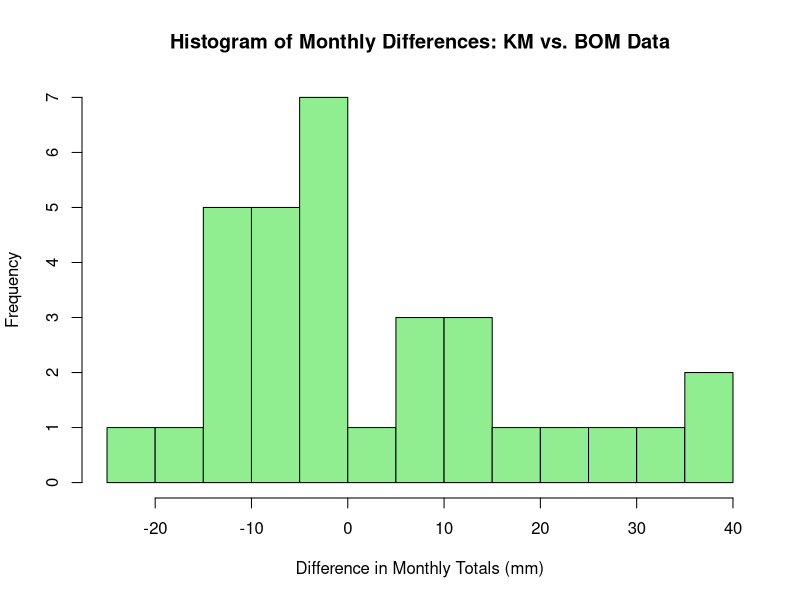
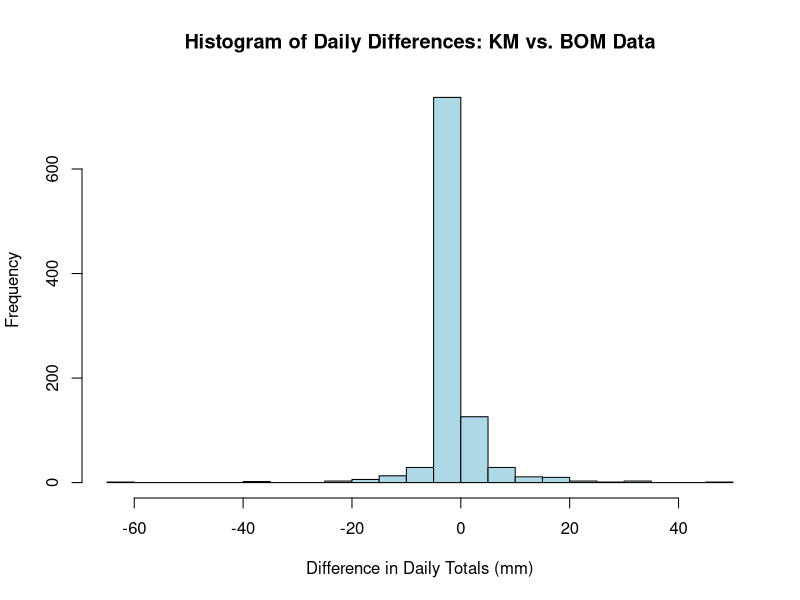
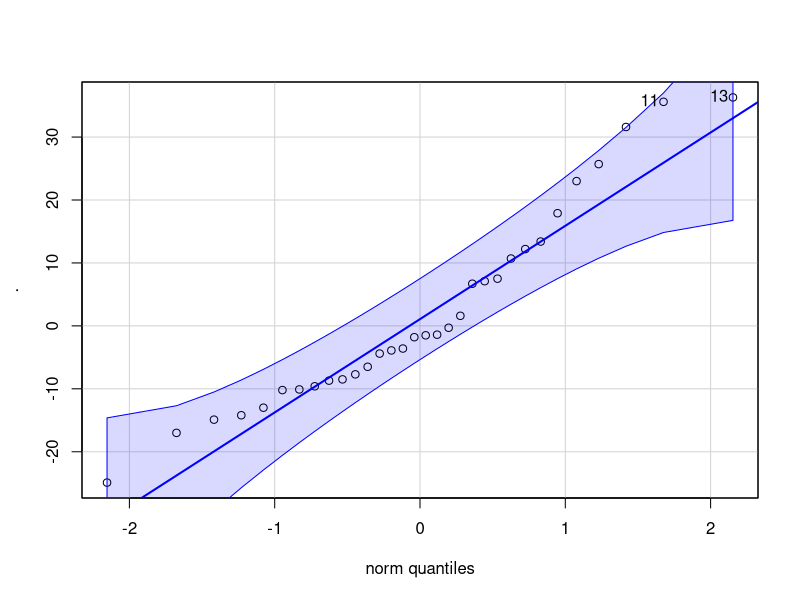
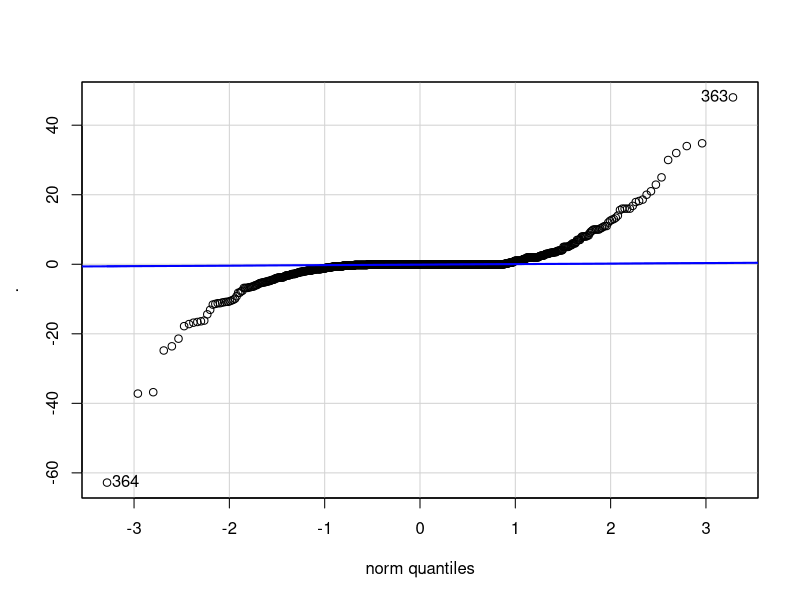
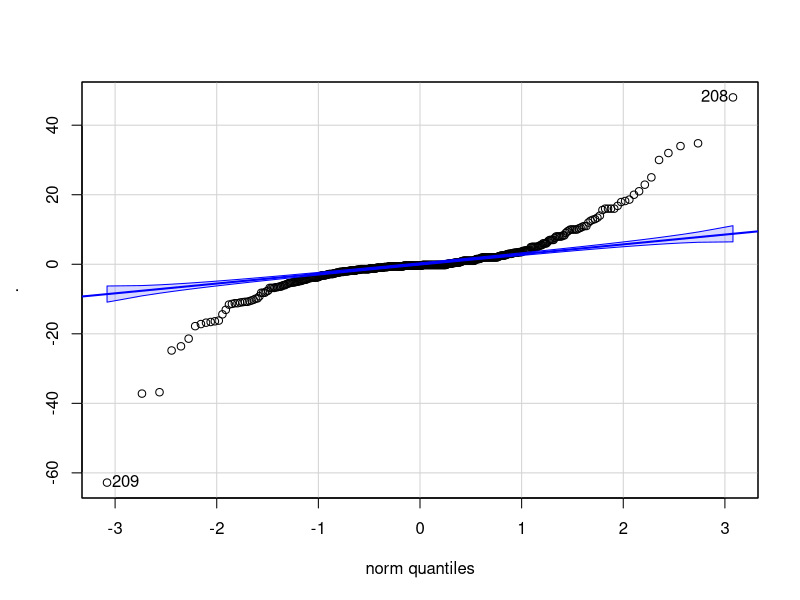
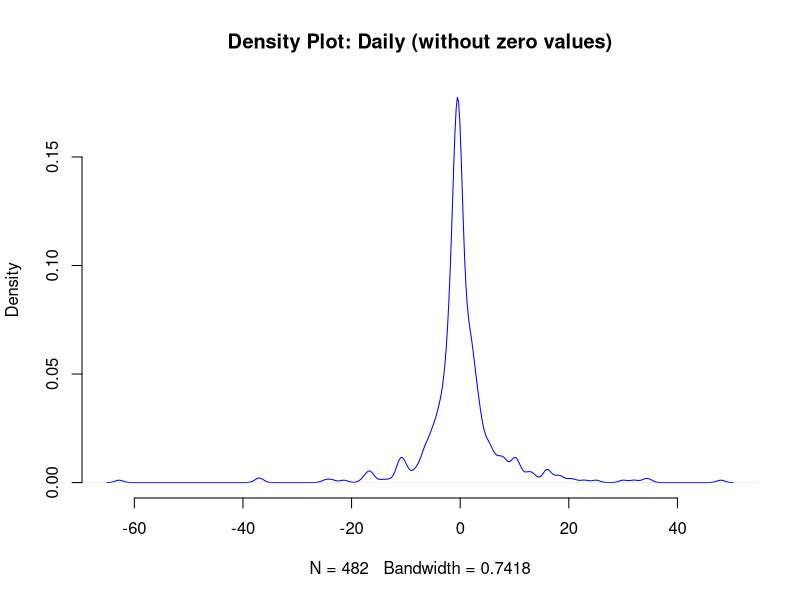

Write the R code that produced these figures, in order.
## ---- chunk 1
knitr::opts_chunk$set(echo = TRUE)
## ---- chunk 2
library(readxl)
library(dplyr)
library(car)
library(magrittr)
monthly <- read_excel("monthly_differences.xlsx")
daily   <- read_excel("daily_differences.xlsx")
daily_cleaned <- read.csv("Daily_cleaned2.csv")
View(monthly)
View(daily)

## ---- chunk 3
monthly %>% summarise(Min = min(monthly$diff),
                      Q1 = quantile(monthly$diff,probs = .25),
                      Median = median(monthly$diff),
                      Q3 = quantile(monthly$diff,probs = .75),
                      Max = max(monthly$diff),
                      Mean = mean(monthly$diff),
                      IQR = IQR(monthly$diff),
                      STD = sd(monthly$diff),
                      n = n())
## ---- chunk 4
monthly$diff %>% hist(col="lightgreen", breaks=20,
                      xlab="Difference in Monthly Totals (mm)",
                      main="Histogram of Monthly Differences: KM vs. BOM Data")
## ---- chunk 5
daily %>% summarise(Min = min(daily$diff),
                    Q1 = quantile(daily$diff,probs = .25),
                    Median = median(daily$diff),
                    Q3 = quantile(daily$diff,probs = .75),
                    Max = max(daily$diff),
                    Mean = mean(daily$diff),
                    IQR = IQR(daily$diff),
                    STD = sd(daily$diff),
                    n = n())

## ---- chunk 6
daily$diff %>% hist(col="lightblue", breaks=20,
                      xlab="Difference in Daily Totals (mm)",
                      main="Histogram of Daily Differences: KM vs. BOM Data")
## ---- chunk 7
monthly$diff %>% qqPlot(dist='norm')
## ---- chunk 8
daily$diff %>% qqPlot(dist='norm')
## ---- chunk 9
t.test(monthly$diff, mu = 0, alternative = "two.sided")
## ---- chunk 10
wilcox.test(daily$diff, mu = 0, alternative = "two.sided", conf.level=0.95)
## ---- chunk 11
daily_cleaned$diff %>% qqPlot(dist='norm')
## ---- chunk 12
d <- density(daily_cleaned$diff) # returns the density data
plot(d, frame = FALSE, col = "blue",main = "Density Plot: Daily (without zero values)")
## ---- chunk 13
daily_cleaned %>% summarise(Min = min(daily_cleaned$diff),
                            Q1 = quantile(daily_cleaned$diff,probs = .25),
                            Median = median(daily_cleaned$diff),
                            Q3 = quantile(daily_cleaned$diff,probs = .75),
                            Max = max(daily_cleaned$diff),
                            Mean = mean(daily_cleaned$diff),
                            IQR = IQR(daily_cleaned$diff),
                            STD = sd(daily_cleaned$diff),
                            n = n())
## ---- chunk 14
wilcox.test(daily_cleaned$diff, mu = 0, alternative = "two.sided")
